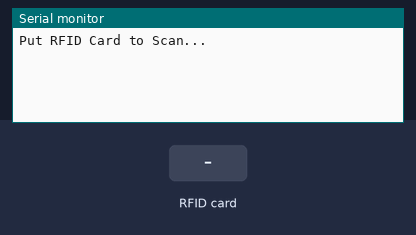
The sketch below on a simulated ESP8266 (NodeMCU). Parts: the last lines printed to the serial monitor. Inputs (shaded band) come from the test bench.

Above: at 1.2 s.
1.3 s: RFID card 13 2B D6 1A held to the reader
At 2.3 s:
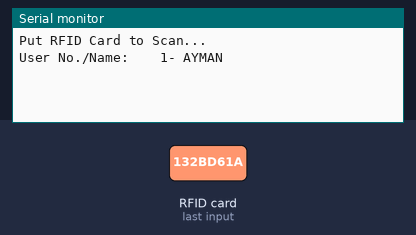
2.8 s: RFID card 07 8A CD D7 held to the reader
At 4.8 s:
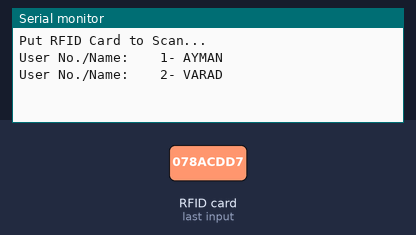
5.8 s: RFID card 43 91 3D 16 held to the reader
At 8.5 s:
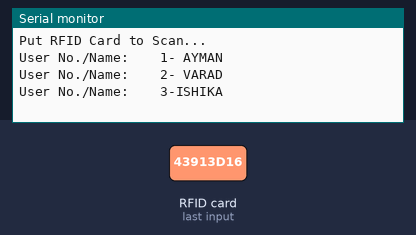
8.8 s: RFID card 5E 7A 19 C4 held to the reader
At 12.4 s:
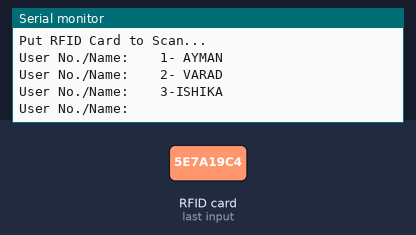

Measured:
- after the input at 1.3 s, the serial monitor: prints a new line at once (image 1)
- after the input at 2.8 s, the serial monitor: prints a new line after 1.7 s (image 2)
- after the input at 5.8 s, the serial monitor: prints a new line after 1.9 s (image 3)
- after the input at 8.8 s, the serial monitor: prints a new line after 2.1 s (image 4)

The sketch:

rfid_mqtt.ino
```cpp
#include <SPI.h>
#include <MFRC522.h>
#include "SoftwareSerial.h"
#define SS_PIN D4
#define RST_PIN D3
#define BUZZ D1
MFRC522 mfrc522(SS_PIN, RST_PIN);   // Create MFRC522 instance.
SoftwareSerial ser(2,3); // RX, TX
void setup()
{
  Serial.begin(9600);   // Initiate a serial communication
  ser.begin (115200);
  SPI.begin();      // Initiate  SPI bus
  mfrc522.PCD_Init();   // Initiate MFRC522
  Serial.println("Put RFID Card to Scan...");
  Serial.println();

}
void loop()
{
  // Look for new cards
  if ( ! mfrc522.PICC_IsNewCardPresent())
  {
    return;
  }
  // Select one of the cards
  if ( ! mfrc522.PICC_ReadCardSerial())
  {
    return;
  }
  //Show UID on serial monitor

  String content= "";
  byte letter;
  for (byte i = 0; i < mfrc522.uid.size; i++)
  {

     content.concat(String(mfrc522.uid.uidByte[i] < 0x10 ? " 0" : " "));
     content.concat(String(mfrc522.uid.uidByte[i], HEX));
  }
  Serial.println();
  Serial.print("User No./Name:    ");
  content.toUpperCase();
  if (content.substring(1) == "13 2B D6 1A" ) //change here the UID of the card/cards that you want to give access
  {
    Serial.println("1- AYMAN");
    ser.write(1);
    Serial.println();
    ringBuzzer();

    delay(3000);
  }
   if (content.substring(1) ==  "07 8A CD D7" ) //change here the UID of the card/cards that you want to give access
  {
    Serial.println("2- VARAD");
    ser.write(2);
    Serial.println();
    ringBuzzer();

    delay(3000);
  }
   if (content.substring(1) == "43 91 3D 16" ) //change here the UID of the card/cards that you want to give access
  {
    Serial.println("3-ISHIKA");
    ser.write(3);
    Serial.println();
    ringBuzzer();

    delay(3000);
  }
   if (content.substring(1) == "C3 65 4A 16" ) //change here the UID of the card/cards that you want to give access
  {
    Serial.println("4- RUCHESH");
    ser.write(4);
    Serial.println();
    ringBuzzer();

    delay(3000);
  }
}

void ringBuzzer(){
  digitalWrite(BUZZ, HIGH);
  delay(200);
  digitalWrite(BUZZ,LOW);
}


// #include <SPI.h>
// #include <MFRC522.h>

// #define SS_PIN D4
// #define RST_PIN D3
// #define BUZZ D1

// MFRC522 rfid(SS_PIN, RST_PIN); // Instance of the class

// MFRC522::MIFARE_Key key;

// // Init array that will store new NUID
// byte nuidPICC[4];

// void setup() {
//   Serial.begin(9600);
//   pinMode(BUZZ, OUTPUT);
//   SPI.begin(); // Init SPI bus
//   rfid.PCD_Init(); // Init MFRC522

//   for (byte i = 0; i < 6; i++) {
//     key.keyByte[i] = 0xFF;
//   }

//   Serial.println(F("This code scan the MIFARE Classsic NUID."));
//   Serial.print(F("Using the following key:"));
//   printHex(key.keyByte, MFRC522::MF_KEY_SIZE);
// }

// void loop() {

//   // Reset the loop if no new card present on the sensor/reader. This saves the entire process when idle.
//   if ( ! rfid.PICC_IsNewCardPresent())
//     return;

//   // Verify if the NUID has been readed
//   if ( ! rfid.PICC_ReadCardSerial())
//     return;

//   Serial.print(F("PICC type: "));
//   MFRC522::PICC_Type piccType = rfid.PICC_GetType(rfid.uid.sak);
//   Serial.println(rfid.PICC_GetTypeName(piccType));

//   // Check is the PICC of Classic MIFARE type
//   if (piccType != MFRC522::PICC_TYPE_MIFARE_MINI &&
//     piccType != MFRC522::PICC_TYPE_MIFARE_1K &&
//     piccType != MFRC522::PICC_TYPE_MIFARE_4K) {
//     Serial.println(F("Your tag is not of type MIFARE Classic."));
//     return;
//   }

//   if (rfid.uid.uidByte[0] != nuidPICC[0] ||
//       rfid.uid.uidByte[1] != nuidPICC[1] ||
//       rfid.uid.uidByte[2] != nuidPICC[2] ||
//       rfid.uid.uidByte[3] != nuidPICC[3] )
//     {
//       Serial.println(F("A new card has been detected."));
//       ringBuzzer();

//       // Store NUID into nuidPICC array
//       for (byte i = 0; i < 4; i++) {
//         nuidPICC[i] = rfid.uid.uidByte[i];
//       }

//       Serial.println(F("The NUID tag is:"));
//       Serial.print(F("In hex: "));
//       printHex(rfid.uid.uidByte, rfid.uid.size);
//       Serial.println();
//       Serial.print(F("In dec: "));
//       printDec(rfid.uid.uidByte, rfid.uid.size);
//       Serial.println();
//   }
//   else {
//     Serial.println(F("Card read previously."));
//     ringBuzzer();
//   }


//   // Halt PICC
//   rfid.PICC_HaltA();

//   // Stop encryption on PCD
//   rfid.PCD_StopCrypto1();
// }


// /**
//  * Helper routine to dump a byte array as hex values to Serial.
//  */
// void printHex(byte *buffer, byte bufferSize) {
//   for (byte i = 0; i < bufferSize; i++) {
//     Serial.print(buffer[i] < 0x10 ? " 0" : " ");
//     Serial.print(buffer[i], HEX);
//   }
// }

// /**
//  * Helper routine to dump a byte array as dec values to Serial.
//  */
// void printDec(byte *buffer, byte bufferSize) {
//   for (byte i = 0; i < bufferSize; i++) {
//     Serial.print(buffer[i] < 0x10 ? " 0" : " ");
//     Serial.print(buffer[i], DEC);
//   }
// }


// void ringBuzzer(){
//   digitalWrite(BUZZ, HIGH);
//   delay(200);
//   digitalWrite(BUZZ,LOW);
// }
```
